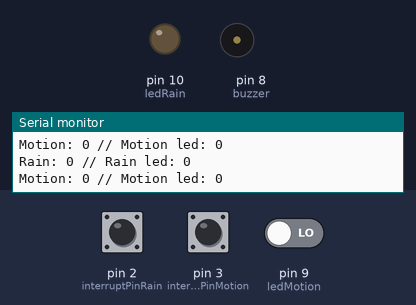
Recording of a sketch running on a simulated Arduino Uno, built with avr-gcc and run on an emulated ATmega328P. On the bench: output pins drawn as LEDs (lit = HIGH), buzzer (waves = sounding, pin HIGH), the last lines printed to the serial monitor. The test bench sets the inputs (shaded band); at power-on: pin 2 (interruptPinRain) LOW, pin 3 (interruptPinMotion) LOW, pin 9 (ledMotion) LOW.

Above: at 2.8 s.
2.9 s: pin 2 (interruptPinRain) pulled HIGH for 1.2 s
At 3.7 s:
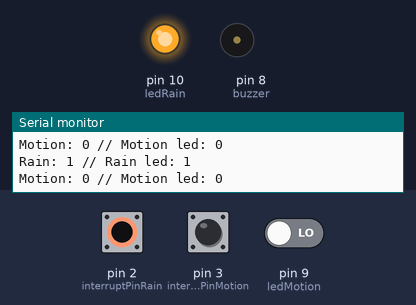
5.6 s: pin 2 (interruptPinRain) pulled HIGH for 3.2 s
At 7.0 s:
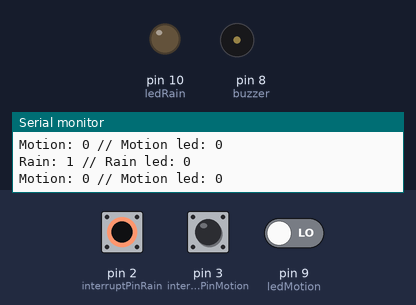
Timing chart, 0 to 8.6 s (numbered marks = the images above; inputs shaded):
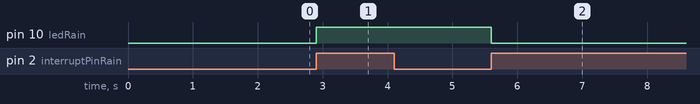

The sketch:

multiple_inputs_board.ino
```cpp
const byte buzzer = 8;
const byte ledRain = 10;
const byte ledMotion = 9;
const byte interruptPinRain = 2; // rain sensor
const byte interruptPinMotion = 3;


//volatile bool buzzerState = LOW;
volatile bool ledStateRain = LOW;
volatile bool ledStateMotion = LOW;

void setup()
{
  pinMode(buzzer, OUTPUT);
  pinMode(ledRain, OUTPUT);
  pinMode(interruptPinRain, INPUT);
  pinMode(interruptPinMotion, INPUT);

  // step 1 : turn interrupts on the port we use -> D
  PCICR |= 0b00000100;

  // step 2 : select pin D2 (third bit from right) ; rain sensor data pin and motion are both interruptors now
  PCMSK2 |= 0b00001100;

  Serial.begin(9600); // Starts the serial communication
}
void loop()
{


  Serial.print((String)"Rain: " + digitalRead(interruptPinRain));
  Serial.println((String)" // Rain led: " + digitalRead(ledRain));
  Serial.print((String)"Motion: " + digitalRead(interruptPinMotion));
  Serial.println((String)" // Motion led: " + digitalRead(ledMotion));
  delay(1000);
}

ISR (PCINT2_vect)
{
  // interrupt for port D
  // check which port caused interruption:

  // D2 ? Rain Led?
  if(digitalRead(interruptPinRain) == HIGH)
  {
    // Pin D2 triggered the ISR when detecting rain and sending data value "1" to pin D2
    ledStateRain = !ledStateRain;
    // reflect that state in green led
    digitalWrite(ledRain, ledStateRain);
  }

  // D3 ? Motion Led?
  if(digitalRead(interruptPinMotion) == HIGH)
  {
    // Pin D3 triggered the ISR when detecting motion and sending data value "1" to pin D3
    ledStateMotion = !ledStateMotion;
    // reflect that state in green led
    digitalWrite(ledMotion, ledStateMotion);
  }

}
```

Measured:
- after the input at 2.9 s, pin 10 (ledRain): LOW → HIGH at once
- after the input at 5.6 s, pin 10 (ledRain): HIGH → LOW at once
